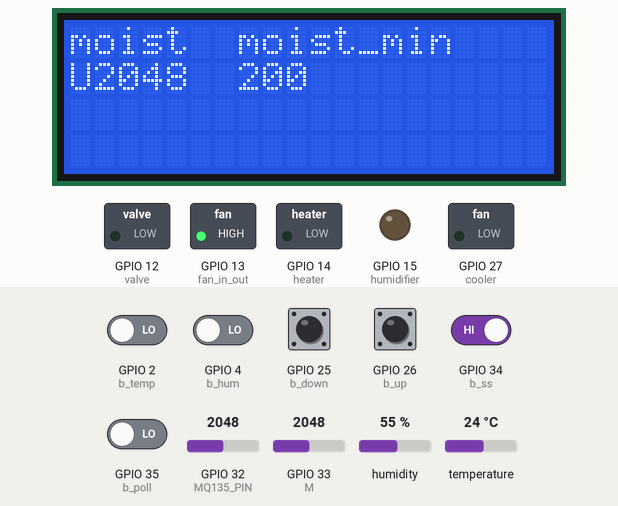
Recording of a sketch running on a simulated ESP32. Parts: 20×4 character LCD, switched loads named in the sketch (green lamp = pin HIGH), output pins drawn as LEDs (lit = HIGH). The test bench sets the inputs (shaded band); at power-on: GPIO 25 (b_down), GPIO 26 (b_up), GPIO 34 (b_ss) HIGH, GPIO 2 (b_temp), GPIO 4 (b_hum), GPIO 35 (b_poll) LOW, temperature 24 °C, GPIO 32 (MQ135_PIN) = 2048, GPIO 33 (M) = 2048, humidity 55 %. WiFi joins after 1.5 s; servers stay silent unless stated; no MQTT or app messages arrive unless stated; what the sketch prints to the serial monitor is not drawn.

Above: at 2.7 s.
2.8 s: GPIO 34 (b_ss) driven LOW
At 3.5 s:
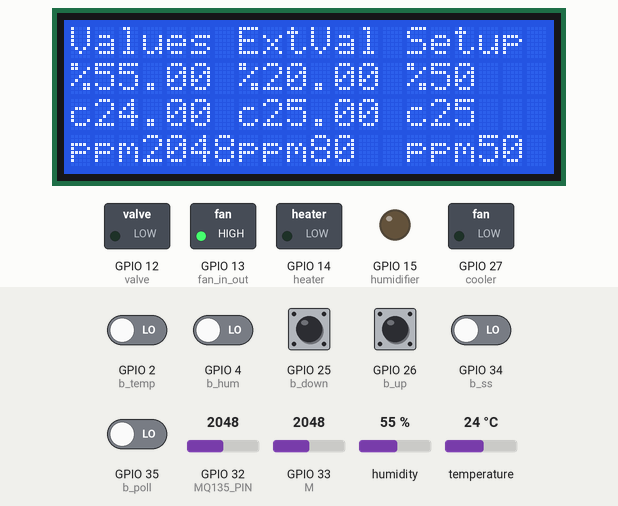
4.3 s: GPIO 2 (b_temp) driven HIGH
At 4.7 s:
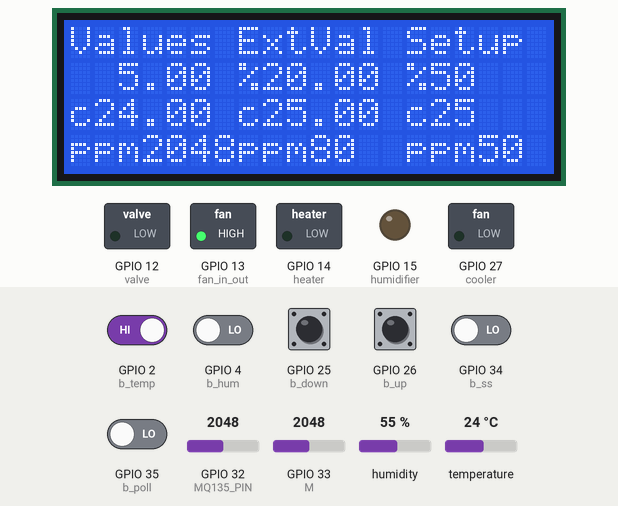
5.9 s: GPIO 4 (b_hum) driven HIGH
At 7.3 s:
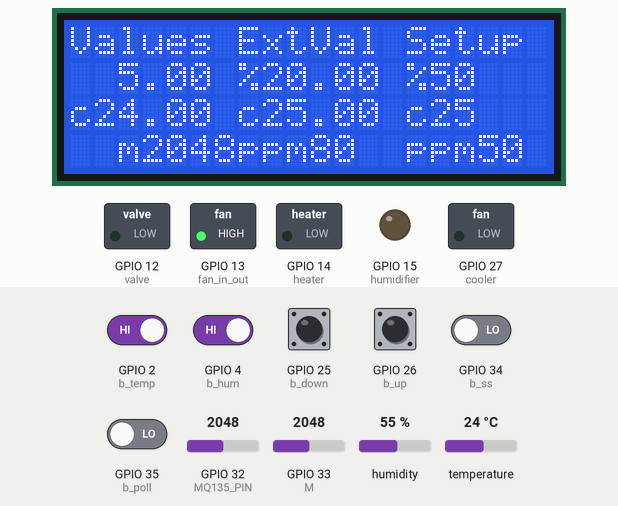
7.6 s: GPIO 35 (b_poll) driven HIGH
At 8.5 s:
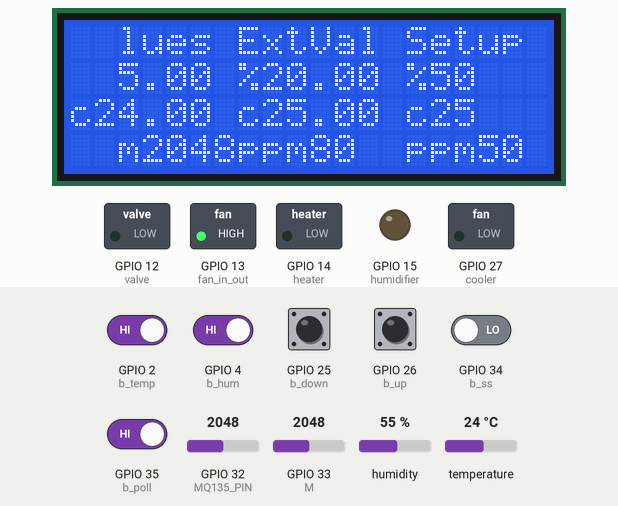
13.7 s: GPIO 2 (b_temp) driven LOW
At 15.2 s:
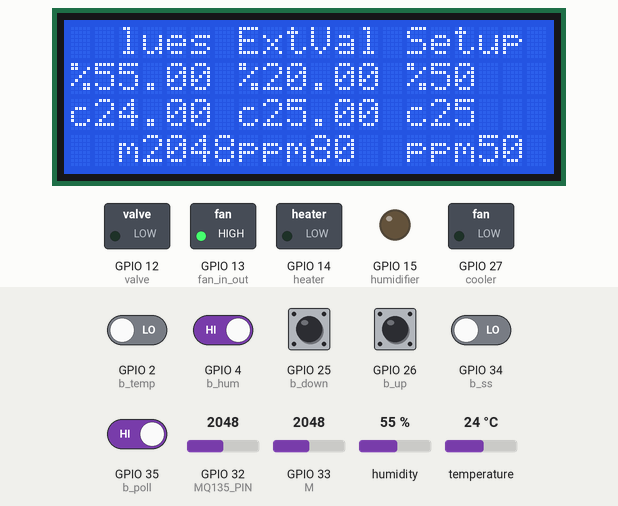
19.8 s: temperature set to 0 °C
At 22.3 s:
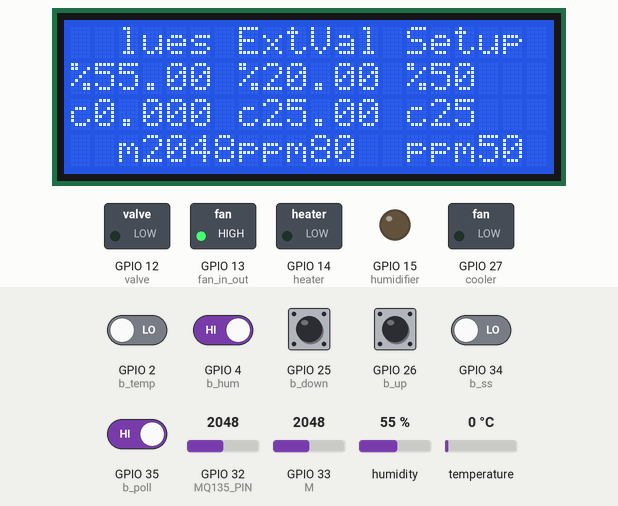
Timing chart, 0 to 23.8 s (numbered marks = the images above; inputs shaded):
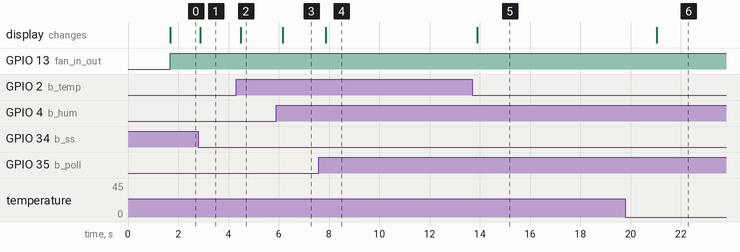

The sketch:

Internal_PCB.ino
```cpp
#include <DHT.h>
#include <Wire.h>
#include <LiquidCrystal_I2C.h>
#include <WiFi.h>
#include <PubSubClient.h>
#include <ArduinoJson.h>


const char* ssid = "WiFi-EVENT";
const char* password = "Sup24@Com25$$";

const char* mqtt_server = "4.233.148.168";
const int mqtt_port = 1883;
const char* mqtt_topic_pub = "sscs/server-form-int";
const char* mqtt_topic_sub = "sscs/int-esp";

const char* clientID = "gateway-int";

WiFiClient espClient;
PubSubClient client(espClient);

LiquidCrystal_I2C lcd(0x27,20,4);

#define DHT11_PIN 23
#define MQ135_PIN 32
#define M 33

#define DHTTYPE DHT11//DHT11
DHT dht(DHT11_PIN, DHTTYPE);

#define b_up 26
#define b_down 25
#define b_temp 2 // to change for ADC 2
#define b_hum 4 // to change for ADC 2
#define b_poll 35
#define b_ss 34

#define fan_in_out 13 //LED4
#define valve 12 //LED5
#define heater 14 //LED2
#define cooler 27 //LED3
#define humidifier 15 //LED1


float temp, hum;
int pollu;
int moist;

float ext_temp=25 ;
float ext_hum=20 ;
int ext_poll=80 ;

int temp_moy=25;//must be defined
int temp_tol=10;
int hum_moy=50;//must be defined
int hum_tol=20;
int poll_max=50;//must be defined

int moist_min=200;

bool s_up=0;
bool s_down=0;
bool s_temp=0;
bool s_hum=0;
bool s_poll=0;
bool s_ss=0;

bool ps_up=0;
bool ps_down=0;
bool ps_ss=0;
int i=1;
int Nmax=1;//10000;


bool heating=0;
bool cooling=0;
bool humid=0;
bool uhumid=0;
bool ventilate=0;
bool water=0;

void setup() {
  Serial.begin(115200);
  dht.begin();

  lcd.init();
  lcd.backlight();

  setup_wifi();


  pinMode(b_up ,INPUT);
  pinMode(b_down ,INPUT);
  pinMode(b_temp ,INPUT);
  pinMode(b_hum ,INPUT);
  pinMode(b_poll ,INPUT);
  pinMode(b_ss ,INPUT);

  pinMode(fan_in_out ,OUTPUT);
  pinMode(valve ,OUTPUT);
  pinMode(heater ,OUTPUT);
  pinMode(cooler ,OUTPUT);
  pinMode(humidifier ,OUTPUT);

  client.setServer(mqtt_server, mqtt_port);
  client.setCallback(MQTT_callback);
}

void loop() {
  if (!client.connected()) {
    reconnect();
  }
  client.loop();
  temp = dht.readTemperature();
  hum = dht.readHumidity();

  pollu=analogRead(MQ135_PIN);
  moist=analogRead(M);
  Serial.println(pollu);
  Serial.println(moist);


  // Read buttens (state)
  s_up=digitalRead(b_up) ;
  s_down=digitalRead(b_down);
  s_temp=digitalRead(b_temp);
  s_hum=digitalRead(b_hum);
  s_poll=digitalRead(b_poll);
  s_ss=digitalRead(b_ss);

  i++;
  if(i==2*Nmax){i=1;}

  updateSetupsKeyPad();
  display();
  updateDemands();
  actions();

  ps_up=s_up;
  ps_down=s_down;
  ps_ss=s_ss;
  delay(100);

  // Create a JSON object
  StaticJsonDocument<200> doc;
  doc["temperature"] = temp;
  doc["humidity"] = hum;
  doc["ppm"] = pollu;
  doc["moisture"] = moist;

  String output;
  serializeJson(doc, output);
  client.publish(mqtt_topic_pub, output.c_str());  // Publish message to the outgoing topic
  Serial.println("Published to " + String(mqtt_topic_pub) + ": " + output);  // Confirm publication
}


void display(){
  if(s_ss==0){
    if (ps_ss==1){
      lcd.clear();
    }
    //firs column
    lcd.setCursor(0, 0);
    lcd.print("Values ");
    lcd.setCursor(0,1); //next lcd.setCursor(0,7);
    lcd.print('%');
    lcd.print(hum);
    lcd.setCursor(0,2);
    lcd.print('c');
    lcd.print(temp);
    lcd.setCursor(0,3);
    lcd.print("ppm");
    lcd.print(pollu);
    //second column
    lcd.setCursor(7, 0);
    lcd.print("ExtVal");
    lcd.setCursor(7,1); //next lcd.setCursor(0,7);
    lcd.print('%');
    lcd.print(ext_hum);
    lcd.setCursor(7,2);
    lcd.print('c');
    lcd.print(ext_temp);
    lcd.setCursor(7,3);
    lcd.print("ppm");
    lcd.print(ext_poll);

    //therd column
    lcd.setCursor(14, 0);
    lcd.print("Setup ");
    if(s_hum==1 && (1<=i<=Nmax)){//hum modif blinker
      lcd.setCursor(14,1);
      lcd.print("        ");

    }
    lcd.setCursor(14,1);
    lcd.print('%');
    lcd.print(hum_moy);

    if(s_temp==1 && (1<=i<=Nmax)){//temp modif blinker
      lcd.setCursor(14,2);
      lcd.print("        ");

    }
    lcd.setCursor(14,2);
    lcd.print('c');
    lcd.print(temp_moy);

    if(s_poll==1 && (1<=i<=Nmax)){//poll modif blinker
      lcd.setCursor(14,3);
      lcd.print("        ");

    }
    lcd.setCursor(14,3);
    lcd.print("ppm");
    lcd.print(poll_max);
  }
  else{
    if (ps_ss==0){
      lcd.clear();
    }
    //first column
    lcd.setCursor(0, 0);
    lcd.print("moist");
    lcd.setCursor(0,1); //next lcd.setCursor(0,7);
    lcd.print('U');
    lcd.print(moist);
    //second column
    lcd.setCursor(7,0);
    lcd.print("moist_min");
    lcd.setCursor(7,1);
    lcd.print(moist_min);
  }

}

void setup_wifi() {
  delay(10);
  Serial.println("Connecting to WiFi...");
  WiFi.begin(ssid, password);
  while (WiFi.status() != WL_CONNECTED) {
    delay(500);
    Serial.print(".");
  }
  Serial.println("WiFi connected");
}

void MQTT_callback(char* topic, byte* payload, unsigned int length) {
  String inputMessage = String((char*)payload).substring(0, length);

  // Declare a StaticJsonDocument with sufficient size
  StaticJsonDocument<200> doc;

  // Deserialize the JSON string into the StaticJsonDocument
  DeserializationError error = deserializeJson(doc, inputMessage);

  // Check for errors in deserialization
  if (error) {
    Serial.print("Failed to parse JSON: ");
    Serial.println(error.c_str());
    return;
  }

  // Access values from the JSON document
  ext_temp = doc["temperature"];
  ext_hum = doc["humidity"];
  ext_poll = doc["ppm"];


  temp_moy= doc["tempmoy"];
  hum_moy= doc["hummoy"];
  poll_max= doc["pollmax"];
  moist_min= doc["moistmin"];

  Serial.print("Message arrived [");
  Serial.print(topic);
  Serial.print("] ");
  Serial.println(inputMessage);
}

void reconnect() {
  while (!client.connected()) {
    Serial.print("Attempting MQTT connection...");
    if (client.connect(clientID)) {
      Serial.println("connected");
      client.subscribe(mqtt_topic_sub);
      Serial.println("Subscribed to: " + String(mqtt_topic_sub));
    } else {
      Serial.print("failed, rc=");
      Serial.print(client.state());
      Serial.println(" trying again in 5 seconds");
      delay(5000);
    }
  }
}

void updateSetupsKeyPad(){
  if(s_hum==1){//hum modif blinker
    if(s_up==0 && ps_up==1){hum_moy=hum_moy+1;}
    if(s_down==0 && ps_down==1){hum_moy=hum_moy-1;}
  }
  if(s_temp==1){//temp modif blinker
    if(s_up==0 && ps_up==1){temp_moy=temp_moy+1;}
    if(s_down==0 && ps_down==1){temp_moy=temp_moy-1;}
  }
  if(s_poll==1){//poll modif blinker
    if(s_up==0 && ps_up==1){poll_max=poll_max+1;}
    if(s_down==0 && ps_down==1){poll_max=poll_max-1;}
  }
}

void updateDemands(){
  //set demandes
  //set temp
  if( temp < temp_moy-temp_tol ){
    heating=1;
  }
  if( temp_moy+temp_tol < temp ){
    cooling=1;
  }
  if( temp_moy-temp_tol<=temp <= temp_moy+temp_tol ){
    cooling=0;
    heating=0;
  }
  //set hum
  if (hum < hum_moy-hum_tol) {
      humid=1;
  }
  if (hum_moy+hum_tol <hum ) {
      uhumid=1;
  }
  if (hum_moy-hum_tol <=hum <= hum_moy+hum_tol) {
      humid=0;
      uhumid=0;
  }
  //set poll
  if (poll_max <pollu ) {
      ventilate=1;
  }
  else{
    ventilate=0;
  }
  if (moist <moist_min ) {
      water=1;
  }
  else{
    water=0;
  }
}

void actions() {
  // Control ventilation
  if (ventilate == 1) {
    digitalWrite(fan_in_out, HIGH);
  } else if (humid == 1 && ext_hum > hum) {
    digitalWrite(fan_in_out, HIGH);
  } else if (uhumid == 1 && ext_hum < hum) {
    digitalWrite(fan_in_out, HIGH);
  } else if (heating == 1 && ext_temp > temp) {
    digitalWrite(fan_in_out, HIGH);
  } else if (cooling == 1 && ext_temp < temp) {
    digitalWrite(fan_in_out, HIGH);
  } else {
    digitalWrite(fan_in_out, LOW);
  }

  if (humid == 1 && ext_hum < hum) {
    digitalWrite(humidifier, HIGH);
  } else {
    digitalWrite(humidifier, LOW);
  }

  if (heating == 1 && ext_temp < temp) {
    digitalWrite(heater, HIGH);
  } else {
    digitalWrite(heater, LOW);
  }

  if (cooling == 1 && ext_temp > temp) {
    digitalWrite(cooler, HIGH);
  } else {
    digitalWrite(cooler, LOW);
  }

  if (moist==1){
    digitalWrite(valve, HIGH);
  }else {
    digitalWrite(valve, LOW);
  }
}
```

Measured:
- after the input at 2.8 s, the display: changes after 0.08 s (image 1)
- after the input at 4.3 s, the display: changes after 0.18 s (image 2)
- after the input at 5.9 s, the display: changes after 0.25 s (image 3)
- after the input at 7.6 s, the display: changes after 0.28 s (image 4)
- after the input at 13.7 s, the display: changes after 0.20 s (image 5)
- after the input at 19.8 s, the display: changes after 1.3 s (image 6)
